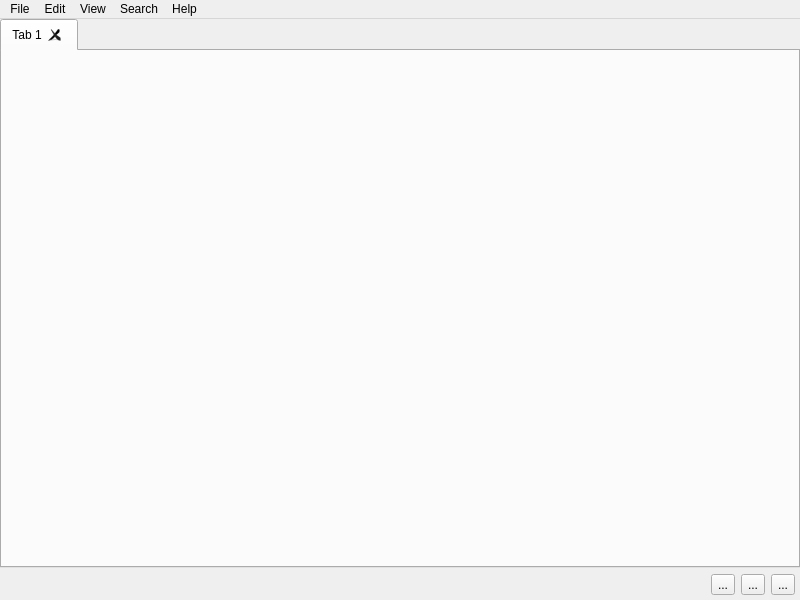
<?xml version="1.0" encoding="UTF-8"?>
<ui version="4.0">
 <class>MainWindow</class>
 <widget class="QMainWindow" name="MainWindow">
  <property name="geometry">
   <rect>
    <x>0</x>
    <y>0</y>
    <width>800</width>
    <height>600</height>
   </rect>
  </property>
  <property name="windowTitle">
   <string>MainWindow</string>
  </property>
  <widget class="QWidget" name="centralwidget">
   <layout class="QVBoxLayout" name="verticalLayout">
    <property name="leftMargin">
     <number>0</number>
    </property>
    <property name="topMargin">
     <number>0</number>
    </property>
    <property name="rightMargin">
     <number>0</number>
    </property>
    <property name="bottomMargin">
     <number>0</number>
    </property>
    <item>
     <widget class="LightpadTabWidget" name="tabWidget">
      <property name="styleSheet">
       <string notr="true"/>
      </property>
      <property name="tabPosition">
       <enum>QTabWidget::North</enum>
      </property>
      <property name="tabShape">
       <enum>QTabWidget::Rounded</enum>
      </property>
      <property name="currentIndex">
       <number>0</number>
      </property>
      <property name="usesScrollButtons">
       <bool>false</bool>
      </property>
      <property name="tabsClosable">
       <bool>true</bool>
      </property>
      <property name="movable">
       <bool>true</bool>
      </property>
      <widget class="QWidget" name="tab">
       <attribute name="title">
        <string>Tab 1</string>
       </attribute>
       <layout class="QVBoxLayout" name="verticalLayout_2">
        <property name="spacing">
         <number>0</number>
        </property>
        <property name="leftMargin">
         <number>0</number>
        </property>
        <property name="topMargin">
         <number>0</number>
        </property>
        <property name="rightMargin">
         <number>0</number>
        </property>
        <property name="bottomMargin">
         <number>0</number>
        </property>
        <item>
         <widget class="LightpadPage" name="widget" native="true"/>
        </item>
       </layout>
      </widget>
     </widget>
    </item>
    <item>
     <layout class="QHBoxLayout" name="horizontalLayout">
      <property name="rightMargin">
       <number>5</number>
      </property>
      <property name="bottomMargin">
       <number>5</number>
      </property>
      <item>
       <spacer name="horizontalSpacer">
        <property name="orientation">
         <enum>Qt::Horizontal</enum>
        </property>
        <property name="sizeHint" stdset="0">
         <size>
          <width>40</width>
          <height>20</height>
         </size>
        </property>
       </spacer>
      </item>
      <item>
       <widget class="QToolButton" name="toolButton_3">
        <property name="text">
         <string>...</string>
        </property>
       </widget>
      </item>
      <item>
       <widget class="QToolButton" name="toolButton_2">
        <property name="text">
         <string>...</string>
        </property>
       </widget>
      </item>
      <item>
       <widget class="QToolButton" name="toolButton">
        <property name="text">
         <string>...</string>
        </property>
       </widget>
      </item>
     </layout>
    </item>
   </layout>
  </widget>
  <widget class="QMenuBar" name="menubar">
   <property name="geometry">
    <rect>
     <x>0</x>
     <y>0</y>
     <width>800</width>
     <height>21</height>
    </rect>
   </property>
   <widget class="QMenu" name="menuFile">
    <property name="title">
     <string>File</string>
    </property>
    <addaction name="actionNew_Window"/>
    <addaction name="actionNew_File"/>
    <addaction name="actionOpen_File"/>
    <addaction name="actionOpen_Project"/>
    <addaction name="separator"/>
    <addaction name="actionSave"/>
    <addaction name="actionSave_as"/>
    <addaction name="actionSave_All"/>
    <addaction name="separator"/>
    <addaction name="actionClose_Tab"/>
    <addaction name="actionClose_All_Tabs"/>
    <addaction name="actionQuit"/>
   </widget>
   <widget class="QMenu" name="menuEdit">
    <property name="title">
     <string>Edit</string>
    </property>
    <addaction name="actionToggle_Undo"/>
    <addaction name="actionToggle_Redo"/>
    <addaction name="separator"/>
    <addaction name="actionCut"/>
    <addaction name="actionCopy"/>
    <addaction name="actionPaste"/>
   </widget>
   <widget class="QMenu" name="menuView">
    <property name="title">
     <string>View</string>
    </property>
    <addaction name="actionToggle_Full_Screen"/>
    <addaction name="actionToggle_Menu_Bar_2"/>
    <addaction name="separator"/>
    <addaction name="actionIncrease_Font_Size"/>
    <addaction name="actionDecrease_Font_Size"/>
    <addaction name="actionReset_Font_Size"/>
   </widget>
   <widget class="QMenu" name="menuHelp">
    <property name="title">
     <string>Help</string>
    </property>
    <addaction name="actionKeyboard_Shortcuts"/>
   </widget>
   <widget class="QMenu" name="menuSearch">
    <property name="title">
     <string>Search</string>
    </property>
    <addaction name="actionFind_in_file"/>
    <addaction name="actionFind_in_project"/>
    <addaction name="actionFind_file"/>
    <addaction name="separator"/>
    <addaction name="actionReplace_in_file"/>
    <addaction name="actionReplace_in_project"/>
   </widget>
   <addaction name="menuFile"/>
   <addaction name="menuEdit"/>
   <addaction name="menuView"/>
   <addaction name="menuSearch"/>
   <addaction name="menuHelp"/>
  </widget>
  <action name="actionToggle_Undo">
   <property name="text">
    <string>Undo</string>
   </property>
  </action>
  <action name="actionToggle_Redo">
   <property name="text">
    <string>Redo</string>
   </property>
  </action>
  <action name="actionToggle_Full_Screen">
   <property name="text">
    <string>Toggle Full Screen</string>
   </property>
  </action>
  <action name="actionToggle_Menu_Bar_2">
   <property name="text">
    <string>Toggle Menu Bar</string>
   </property>
  </action>
  <action name="actionIncrease_Font_Size">
   <property name="text">
    <string>Increase Font Size</string>
   </property>
  </action>
  <action name="actionDecrease_Font_Size">
   <property name="text">
    <string>Decrease Font Size</string>
   </property>
  </action>
  <action name="actionReset_Font_Size">
   <property name="text">
    <string>Reset Font Size</string>
   </property>
  </action>
  <action name="actionNew_Window">
   <property name="text">
    <string>New Window</string>
   </property>
  </action>
  <action name="actionNew_File">
   <property name="text">
    <string>New File</string>
   </property>
  </action>
  <action name="actionOpen_File">
   <property name="text">
    <string>Open File</string>
   </property>
  </action>
  <action name="actionOpen_Project">
   <property name="text">
    <string>Open Project</string>
   </property>
  </action>
  <action name="actionSave">
   <property name="text">
    <string>Save</string>
   </property>
  </action>
  <action name="actionSave_as">
   <property name="text">
    <string>Save as</string>
   </property>
  </action>
  <action name="actionCut">
   <property name="text">
    <string>Cut</string>
   </property>
  </action>
  <action name="actionCopy">
   <property name="text">
    <string>Copy</string>
   </property>
  </action>
  <action name="actionPaste">
   <property name="text">
    <string>Paste</string>
   </property>
  </action>
  <action name="actionSave_All">
   <property name="text">
    <string>Save All</string>
   </property>
  </action>
  <action name="actionClose_Tab">
   <property name="text">
    <string>Close Tab</string>
   </property>
  </action>
  <action name="actionClose_All_Tabs">
   <property name="text">
    <string>Close All Tabs</string>
   </property>
  </action>
  <action name="actionQuit">
   <property name="text">
    <string>Quit</string>
   </property>
  </action>
  <action name="actionKeyboard_Shortcuts">
   <property name="text">
    <string>Keyboard Shortcuts</string>
   </property>
  </action>
  <action name="actionFind_in_file">
   <property name="text">
    <string>Find in file</string>
   </property>
  </action>
  <action name="actionFind_in_project">
   <property name="text">
    <string>Find in project</string>
   </property>
  </action>
  <action name="actionFind_file">
   <property name="text">
    <string>Find file</string>
   </property>
  </action>
  <action name="actionReplace_in_file">
   <property name="text">
    <string>Replace in file</string>
   </property>
  </action>
  <action name="actionReplace_in_project">
   <property name="text">
    <string>Replace in project</string>
   </property>
  </action>
 </widget>
 <customwidgets>
  <customwidget>
   <class>LightpadTabWidget</class>
   <extends>QTabWidget</extends>
   <header>lightpadtabwidget.h</header>
   <container>1</container>
  </customwidget>
  <customwidget>
   <class>LightpadPage</class>
   <extends>QWidget</extends>
   <header>lightpadpage.h</header>
   <container>1</container>
  </customwidget>
 </customwidgets>
 <resources/>
 <connections/>
</ui>
